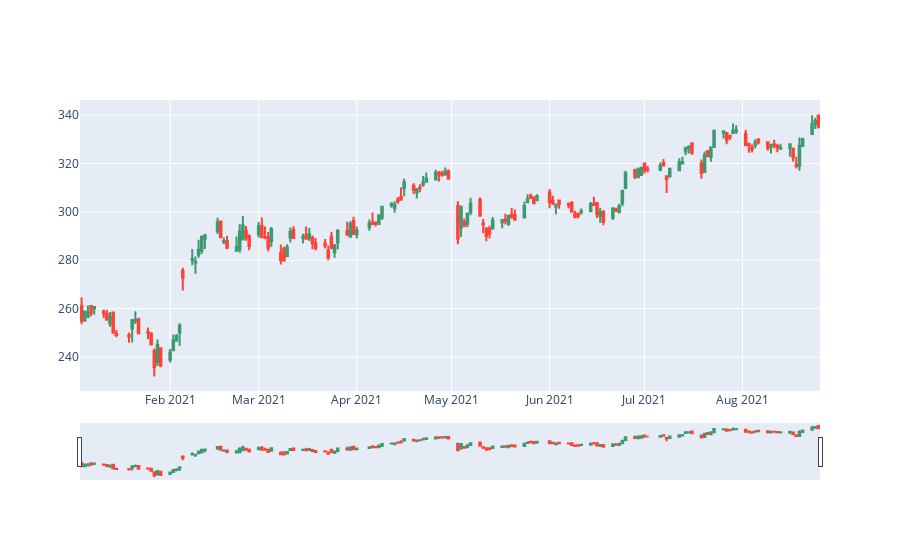

Here is the notebook cell this chart was saved with:
### Code cell
fig = go.Figure(data=[go.Candlestick(x=date,open=o,high=h,low=l,close=c)])
                      
fig.show()

### Figure 1 — Plotly figure (JSON) as saved in the notebook; plotly's stock layout.template omitted (floating-point values rounded to 4 significant figures; data arrays with more than 128 entries replaced by an {"elided": "..."} marker saying what was removed)
{"data": [{"close": {"elided": "163 float values"}, "high": {"elided": "163 float values"}, "low": {"elided": "163 float values"}, "open": {"elided": "163 float values"}, "type": "candlestick", "x": {"elided": "163 str values"}}], "layout": {}}
